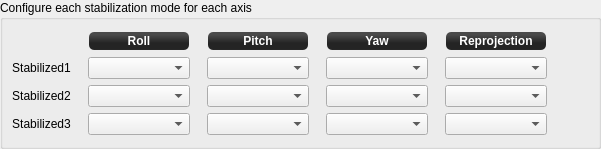
            <widget class="QGroupBox" name="groupBox">
             <property name="styleSheet">
              <string notr="true"/>
             </property>
             <property name="title">
              <string>Configure each stabilization mode for each axis</string>
             </property>
             <layout class="QGridLayout" name="gridLayout_2" columnstretch="0,0,1,0,1,0,1,0,1,0">
              <property name="leftMargin">
               <number>9</number>
              </property>
              <property name="horizontalSpacing">
               <number>12</number>
              </property>
              <item row="2" column="8">
               <widget class="QComboBox" name="fmsSsPos2Rep">
                <property name="sizePolicy">
                 <sizepolicy hsizetype="Preferred" vsizetype="Fixed">
                  <horstretch>0</horstretch>
                  <verstretch>0</verstretch>
                 </sizepolicy>
                </property>
                <property name="minimumSize">
                 <size>
                  <width>0</width>
                  <height>0</height>
                 </size>
                </property>
                <property name="focusPolicy">
                 <enum>Qt::StrongFocus</enum>
                </property>
                <property name="objrelation" stdset="0">
                 <stringlist notr="true">
                  <string>objname:ManualControlSettings</string>
                  <string>fieldname:Stabilization2Reprojection</string>
                 </stringlist>
                </property>
               </widget>
              </item>
              <item row="2" column="1">
               <spacer name="horizontalSpacer_11">
                <property name="orientation">
                 <enum>Qt::Horizontal</enum>
                </property>
                <property name="sizeType">
                 <enum>QSizePolicy::Minimum</enum>
                </property>
                <property name="sizeHint" stdset="0">
                 <size>
                  <width>5</width>
                  <height>20</height>
                 </size>
                </property>
               </spacer>
              </item>
              <item row="3" column="2">
               <widget class="QComboBox" name="fmsSsPos3Roll">
                <property name="focusPolicy">
                 <enum>Qt::StrongFocus</enum>
                </property>
                <property name="objrelation" stdset="0">
                 <stringlist notr="true">
                  <string>objname:ManualControlSettings</string>
                  <string>fieldname:Stabilization3Settings</string>
                  <string>element:Roll</string>
                 </stringlist>
                </property>
               </widget>
              </item>
              <item row="0" column="6">
               <widget class="QLabel" name="label_10">
                <property name="minimumSize">
                 <size>
                  <width>0</width>
                  <height>20</height>
                 </size>
                </property>
                <property name="maximumSize">
                 <size>
                  <width>16777215</width>
                  <height>20</height>
                 </size>
                </property>
                <property name="styleSheet">
                 <string notr="true">background-color: qlineargradient(spread:reflect, x1:0.507, y1:0, x2:0.507, y2:0.772, stop:0.208955 rgba(74, 74, 74, 255), stop:0.78607 rgba(36, 36, 36, 255));
color: rgb(255, 255, 255);
border-radius: 5;
font: bold 12px;
margin:1px;</string>
                </property>
                <property name="text">
                 <string>Yaw</string>
                </property>
                <property name="alignment">
                 <set>Qt::AlignCenter</set>
                </property>
               </widget>
              </item>
              <item row="2" column="3">
               <spacer name="horizontalSpacer_12">
                <property name="orientation">
                 <enum>Qt::Horizontal</enum>
                </property>
                <property name="sizeHint" stdset="0">
                 <size>
                  <width>5</width>
                  <height>20</height>
                 </size>
                </property>
               </spacer>
              </item>
              <item row="1" column="0">
               <widget class="QLabel" name="label_14">
                <property name="text">
                 <string>Stabilized1</string>
                </property>
                <property name="alignment">
                 <set>Qt::AlignCenter</set>
                </property>
               </widget>
              </item>
              <item row="2" column="5">
               <spacer name="horizontalSpacer_13">
                <property name="orientation">
                 <enum>Qt::Horizontal</enum>
                </property>
                <property name="sizeHint" stdset="0">
                 <size>
                  <width>5</width>
                  <height>20</height>
                 </size>
                </property>
               </spacer>
              </item>
              <item row="3" column="6">
               <widget class="QComboBox" name="fmsSsPos3Yaw">
                <property name="focusPolicy">
                 <enum>Qt::StrongFocus</enum>
                </property>
                <property name="objrelation" stdset="0">
                 <stringlist notr="true">
                  <string>objname:ManualControlSettings</string>
                  <string>fieldname:Stabilization3Settings</string>
                  <string>element:Yaw</string>
                 </stringlist>
                </property>
               </widget>
              </item>
              <item row="2" column="0">
               <widget class="QLabel" name="label_21">
                <property name="text">
                 <string>Stabilized2</string>
                </property>
                <property name="alignment">
                 <set>Qt::AlignCenter</set>
                </property>
               </widget>
              </item>
              <item row="3" column="4">
               <widget class="QComboBox" name="fmsSsPos3Pitch">
                <property name="focusPolicy">
                 <enum>Qt::StrongFocus</enum>
                </property>
                <property name="objrelation" stdset="0">
                 <stringlist notr="true">
                  <string>objname:ManualControlSettings</string>
                  <string>fieldname:Stabilization3Settings</string>
                  <string>element:Pitch</string>
                 </stringlist>
                </property>
               </widget>
              </item>
              <item row="2" column="6">
               <widget class="QComboBox" name="fmsSsPos2Yaw">
                <property name="focusPolicy">
                 <enum>Qt::StrongFocus</enum>
                </property>
                <property name="objrelation" stdset="0">
                 <stringlist notr="true">
                  <string>objname:ManualControlSettings</string>
                  <string>fieldname:Stabilization2Settings</string>
                  <string>element:Yaw</string>
                 </stringlist>
                </property>
               </widget>
              </item>
              <item row="0" column="4">
               <widget class="QLabel" name="label_9">
                <property name="minimumSize">
                 <size>
                  <width>0</width>
                  <height>20</height>
                 </size>
                </property>
                <property name="maximumSize">
                 <size>
                  <width>16777215</width>
                  <height>20</height>
                 </size>
                </property>
                <property name="styleSheet">
                 <string notr="true">background-color: qlineargradient(spread:reflect, x1:0.507, y1:0, x2:0.507, y2:0.772, stop:0.208955 rgba(74, 74, 74, 255), stop:0.78607 rgba(36, 36, 36, 255));
color: rgb(255, 255, 255);
border-radius: 5;
font: bold 12px;
margin:1px;</string>
                </property>
                <property name="text">
                 <string>Pitch</string>
                </property>
                <property name="alignment">
                 <set>Qt::AlignCenter</set>
                </property>
               </widget>
              </item>
              <item row="0" column="2">
               <widget class="QLabel" name="label_8">
                <property name="minimumSize">
                 <size>
                  <width>0</width>
                  <height>20</height>
                 </size>
                </property>
                <property name="maximumSize">
                 <size>
                  <width>16777215</width>
                  <height>20</height>
                 </size>
                </property>
                <property name="styleSheet">
                 <string notr="true">background-color: qlineargradient(spread:reflect, x1:0.507, y1:0, x2:0.507, y2:0.772, stop:0.208955 rgba(74, 74, 74, 255), stop:0.78607 rgba(36, 36, 36, 255));
color: rgb(255, 255, 255);
border-radius: 5;
font: bold 12px;
margin:1px;</string>
                </property>
                <property name="text">
                 <string>Roll</string>
                </property>
                <property name="alignment">
                 <set>Qt::AlignCenter</set>
                </property>
               </widget>
              </item>
              <item row="2" column="4">
               <widget class="QComboBox" name="fmsSsPos2Pitch">
                <property name="focusPolicy">
                 <enum>Qt::StrongFocus</enum>
                </property>
                <property name="objrelation" stdset="0">
                 <stringlist notr="true">
                  <string>objname:ManualControlSettings</string>
                  <string>fieldname:Stabilization2Settings</string>
                  <string>element:Pitch</string>
                 </stringlist>
                </property>
               </widget>
              </item>
              <item row="1" column="6">
               <widget class="QComboBox" name="fmsSsPos1Yaw">
                <property name="minimumSize">
                 <size>
                  <width>102</width>
                  <height>0</height>
                 </size>
                </property>
                <property name="focusPolicy">
                 <enum>Qt::StrongFocus</enum>
                </property>
                <property name="objrelation" stdset="0">
                 <stringlist notr="true">
                  <string>objname:ManualControlSettings</string>
                  <string>fieldname:Stabilization1Settings</string>
                  <string>element:Yaw</string>
                 </stringlist>
                </property>
               </widget>
              </item>
              <item row="2" column="2">
               <widget class="QComboBox" name="fmsSsPos2Roll">
                <property name="focusPolicy">
                 <enum>Qt::StrongFocus</enum>
                </property>
                <property name="objrelation" stdset="0">
                 <stringlist notr="true">
                  <string>objname:ManualControlSettings</string>
                  <string>fieldname:Stabilization2Settings</string>
                  <string>element:Roll</string>
                 </stringlist>
                </property>
               </widget>
              </item>
              <item row="1" column="2">
               <widget class="QComboBox" name="fmsSsPos1Roll">
                <property name="minimumSize">
                 <size>
                  <width>102</width>
                  <height>0</height>
                 </size>
                </property>
                <property name="focusPolicy">
                 <enum>Qt::StrongFocus</enum>
                </property>
                <property name="objrelation" stdset="0">
                 <stringlist notr="true">
                  <string>objname:ManualControlSettings</string>
                  <string>fieldname:Stabilization1Settings</string>
                  <string>element:Roll</string>
                 </stringlist>
                </property>
               </widget>
              </item>
              <item row="1" column="4">
               <widget class="QComboBox" name="fmsSsPos1Pitch">
                <property name="minimumSize">
                 <size>
                  <width>102</width>
                  <height>0</height>
                 </size>
                </property>
                <property name="focusPolicy">
                 <enum>Qt::StrongFocus</enum>
                </property>
                <property name="objrelation" stdset="0">
                 <stringlist notr="true">
                  <string>objname:ManualControlSettings</string>
                  <string>fieldname:Stabilization1Settings</string>
                  <string>element:Pitch</string>
                 </stringlist>
                </property>
               </widget>
              </item>
              <item row="3" column="0">
               <widget class="QLabel" name="label_22">
                <property name="text">
                 <string>Stabilized3</string>
                </property>
                <property name="alignment">
                 <set>Qt::AlignCenter</set>
                </property>
               </widget>
              </item>
              <item row="2" column="7">
               <spacer name="horizontalSpacer_14">
                <property name="orientation">
                 <enum>Qt::Horizontal</enum>
                </property>
                <property name="sizeHint" stdset="0">
                 <size>
                  <width>5</width>
                  <height>20</height>
                 </size>
                </property>
               </spacer>
              </item>
              <item row="0" column="8">
               <widget class="QLabel" name="label_11">
                <property name="sizePolicy">
                 <sizepolicy hsizetype="Preferred" vsizetype="Preferred">
                  <horstretch>0</horstretch>
                  <verstretch>0</verstretch>
                 </sizepolicy>
                </property>
                <property name="minimumSize">
                 <size>
                  <width>0</width>
                  <height>20</height>
                 </size>
                </property>
                <property name="maximumSize">
                 <size>
                  <width>16777215</width>
                  <height>20</height>
                 </size>
                </property>
                <property name="styleSheet">
                 <string notr="true">background-color: qlineargradient(spread:reflect, x1:0.507, y1:0, x2:0.507, y2:0.772, stop:0.208955 rgba(74, 74, 74, 255), stop:0.78607 rgba(36, 36, 36, 255));
color: rgb(255, 255, 255);
border-radius: 5;
font: bold 12px;
margin:1px;</string>
                </property>
                <property name="text">
                 <string>Reprojection</string>
                </property>
                <property name="alignment">
                 <set>Qt::AlignCenter</set>
                </property>
               </widget>
              </item>
              <item row="1" column="8">
               <widget class="QComboBox" name="fmsSsPos1Rep">
                <property name="sizePolicy">
                 <sizepolicy hsizetype="Preferred" vsizetype="Fixed">
                  <horstretch>0</horstretch>
                  <verstretch>0</verstretch>
                 </sizepolicy>
                </property>
                <property name="minimumSize">
                 <size>
                  <width>102</width>
                  <height>0</height>
                 </size>
                </property>
                <property name="focusPolicy">
                 <enum>Qt::StrongFocus</enum>
                </property>
                <property name="objrelation" stdset="0">
                 <stringlist notr="true">
                  <string>objname:ManualControlSettings</string>
                  <string>fieldname:Stabilization1Reprojection</string>
                 </stringlist>
                </property>
               </widget>
              </item>
              <item row="3" column="8">
               <widget class="QComboBox" name="fmsSsPos3Rep">
                <property name="minimumSize">
                 <size>
                  <width>0</width>
                  <height>0</height>
                 </size>
                </property>
                <property name="focusPolicy">
                 <enum>Qt::StrongFocus</enum>
                </property>
                <property name="objrelation" stdset="0">
                 <stringlist notr="true">
                  <string>objname:ManualControlSettings</string>
                  <string>fieldname:Stabilization3Reprojection</string>
                 </stringlist>
                </property>
               </widget>
              </item>
              <item row="2" column="9">
               <spacer name="horizontalSpacer_15">
                <property name="orientation">
                 <enum>Qt::Horizontal</enum>
                </property>
                <property name="sizeHint" stdset="0">
                 <size>
                  <width>40</width>
                  <height>20</height>
                 </size>
                </property>
               </spacer>
              </item>
             </layout>
            </widget>
